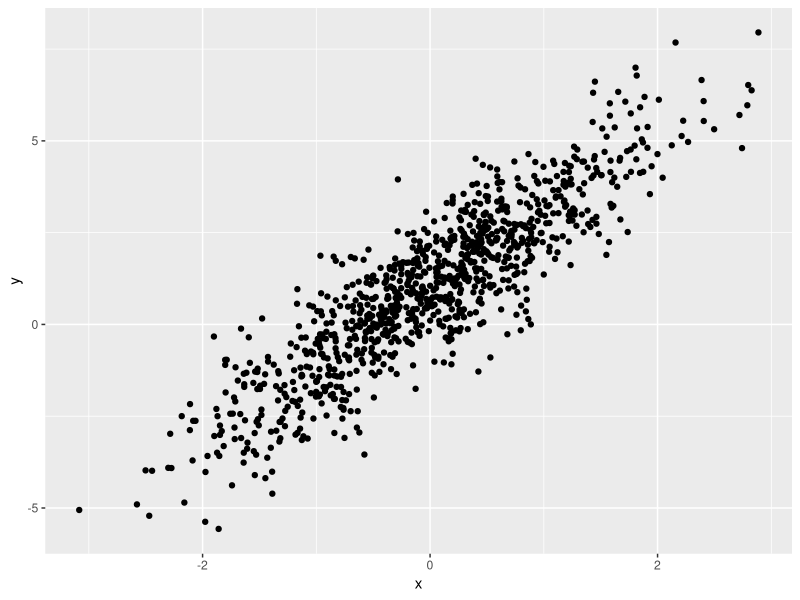

The R source for this figure:
## ---- chunk 1
library(tidyverse)
## ---- chunk 2
samp = rnorm(100)
length(samp)
## ---- chunk 3
plot_df = 
  tibble(
    x = rnorm(n = 1000),
    y = 1 + 2 * x + rnorm(n = 1000)
  )

ggplot(plot_df, aes(x = x, y = y)) + geom_point()
## ---- chunk 4
la_df = tibble(
  norm = rnorm(500, mean = 1),
  norm_logic = norm > 0,
  abs_norm = abs(norm)
)

median = median(la_df$norm)
